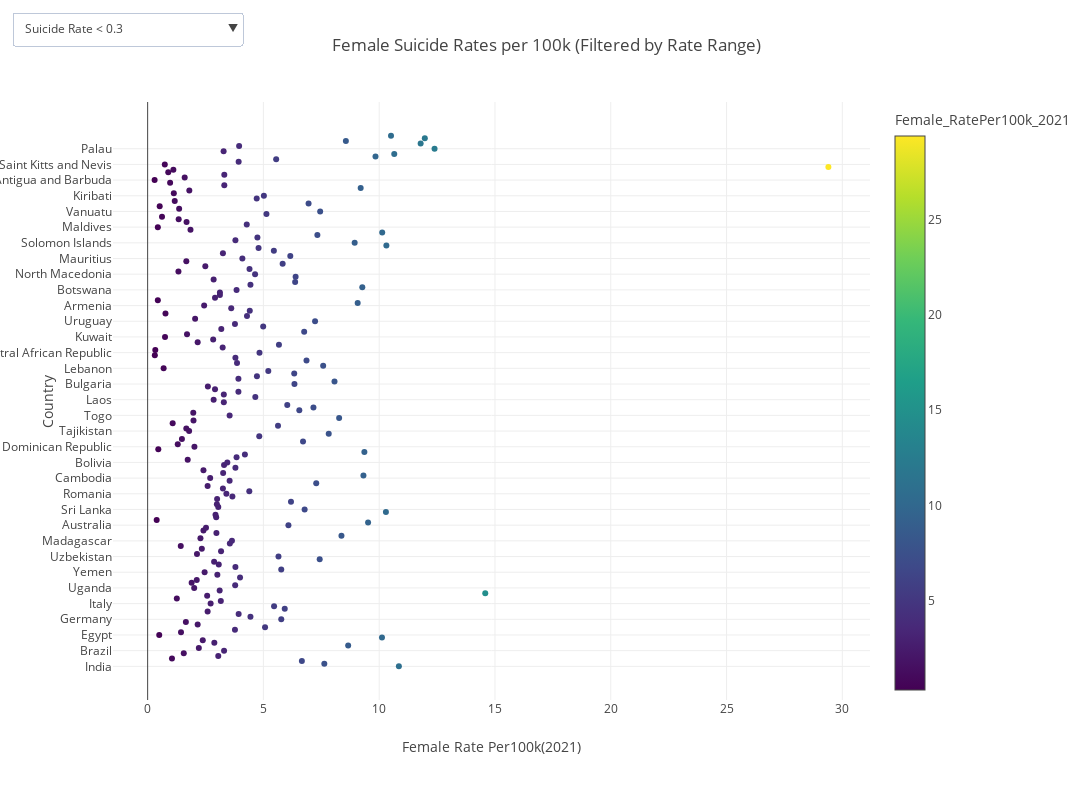

Source (notebook cell):
### Code cell
df['Female_RatePer100k_2021'] = pd.to_numeric(df['Female_RatePer100k_2021'], errors='coerce')

'''This Function to creates a scatter plot'''
def create_scatter_plot(df, x_col, y_col, color_col, color_scale="Viridis"):
    fig = px.scatter(df, 
                     x=x_col, 
                     y=y_col, 
                     hover_name=y_col,  
                     color=color_col, 
                     color_continuous_scale=color_scale)
    return fig

'''This Function updates the layout of the figure'''
def update_layout(fig, title, xaxis_title, yaxis_title, width=1200, height=800):
    fig.update_layout(
        width=width,  
        height=height,
        margin=dict(l=100, r=50, t=50, b=100), 
        title=title,  
        xaxis_title=xaxis_title,  
        yaxis_title=yaxis_title, 
        showlegend=False, 
        hoverlabel=dict(font_size=14),
    )
    return fig

'''Function to create the dropdown for filtering based on suicide rate'''
def create_rate_range_dropdown(min_rate, max_rate):
    return [
        dict(
            label=f"Suicide Rate < {min_rate}",
            method="relayout",
            args=["xaxis.range", [df['Female_RatePer100k_2021'].min(), min_rate]]
        ),
        dict(
            label=f"Suicide Rate between {min_rate} and {max_rate}",
            method="relayout",
            args=["xaxis.range", [min_rate, max_rate]]
        ),
        dict(
            label=f"Suicide Rate > {max_rate}",
            method="relayout",
            args=["xaxis.range", [max_rate, df['Female_RatePer100k_2021'].max()]]
        ),
    ]

'''Function to filter the dataframe based on suicide rate range'''
def filter_data_by_rate_range(df, min_rate, max_rate):
    return df[(df['Female_RatePer100k_2021'] >= min_rate) & (df['Female_RatePer100k_2021'] <= max_rate)]

'''Main function to display the interactive plot'''
def display_interactive_plot():
    '''Sidebar filter for suicide rate range'''
    min_rate, max_rate = st.sidebar.slider(
        "Select Suicide Rate Range (per 100k)",
        min_value=float(df['Female_RatePer100k_2021'].min()),
        max_value=float(df['Female_RatePer100k_2021'].max()),
        value=(float(df['Female_RatePer100k_2021'].min()), float(df['Female_RatePer100k_2021'].max()))
    )

    '''Filter the data based on selected rate range'''
    filtered_df = filter_data_by_rate_range(df, min_rate, max_rate)

    '''Create the scatter plot'''
    fig = create_scatter_plot(filtered_df, 'Female_RatePer100k_2021', 'country', 'Female_RatePer100k_2021')

    '''Create the dropdown buttons for rate range selection'''
    rate_range_buttons = create_rate_range_dropdown(min_rate, max_rate)

    '''Add dropdown buttons to the plot'''
    fig.update_layout(
        updatemenus=[
            dict(
                type="dropdown",
                direction="down",
                x=0.17,
                y=1.15,
                buttons=rate_range_buttons
            ),
        ]
    )

    '''Update the layout of the figure'''
    fig = update_layout(fig, 
                        title=f'Female Suicide Rates per 100k (Filtered by Rate Range)', 
                        xaxis_title='Female Rate Per100k(2021)',
                        yaxis_title='Country')

    ''' Show the plot'''
    fig.show()

'''Call the main function to display the plot'''
display_interactive_plot()

### Figure 1 — Plotly figure (JSON) as saved in the notebook; plotly's stock layout.template omitted (floating-point values rounded to 4 significant figures; data arrays with more than 128 entries replaced by an {"elided": "..."} marker saying what was removed)
{"data": [{"hovertemplate": "<b>%{hovertext}</b><br><br>Female_RatePer100k_2021=%{marker.color}<br>country=%{y}<extra></extra>", "hovertext": {"elided": "204 str values"}, "legendgroup": "", "marker": {"color": {"elided": "204 float values"}, "coloraxis": "coloraxis", "symbol": "circle"}, "mode": "markers", "name": "", "orientation": "h", "showlegend": false, "type": "scatter", "x": {"elided": "204 float values"}, "xaxis": "x", "y": {"elided": "204 str values"}, "yaxis": "y"}], "layout": {"coloraxis": {"colorbar": {"title": {"text": "Female_RatePer100k_2021"}}, "colorscale": [[0, "#440154"], [0.1111, "#482878"], [0.2222, "#3e4989"], [0.3333, "#31688e"], [0.4444, "#26828e"], [0.5556, "#1f9e89"], [0.6667, "#35b779"], [0.7778, "#6ece58"], [0.8889, "#b5de2b"], [1, "#fde725"]]}, "height": 800, "hoverlabel": {"font": {"size": 14}}, "legend": {"tracegroupgap": 0}, "margin": {"b": 100, "l": 100, "r": 50, "t": 50}, "showlegend": false, "title": {"text": "Female Suicide Rates per 100k (Filtered by Rate Range)"}, "updatemenus": [{"buttons": [{"args": ["xaxis.range", [0.3, 0.3]], "label": "Suicide Rate < 0.3", "method": "relayout"}, {"args": ["xaxis.range", [0.3, 29.4]], "label": "Suicide Rate between 0.3 and 29.4", "method": "relayout"}, {"args": ["xaxis.range", [29.4, 29.4]], "label": "Suicide Rate > 29.4", "method": "relayout"}], "direction": "down", "type": "dropdown", "x": 0.17, "y": 1.15}], "width": 1200, "xaxis": {"anchor": "y", "domain": [0, 1], "title": {"text": "Female Rate Per100k(2021)"}}, "yaxis": {"anchor": "x", "domain": [0, 1], "title": {"text": "Country"}}}}
